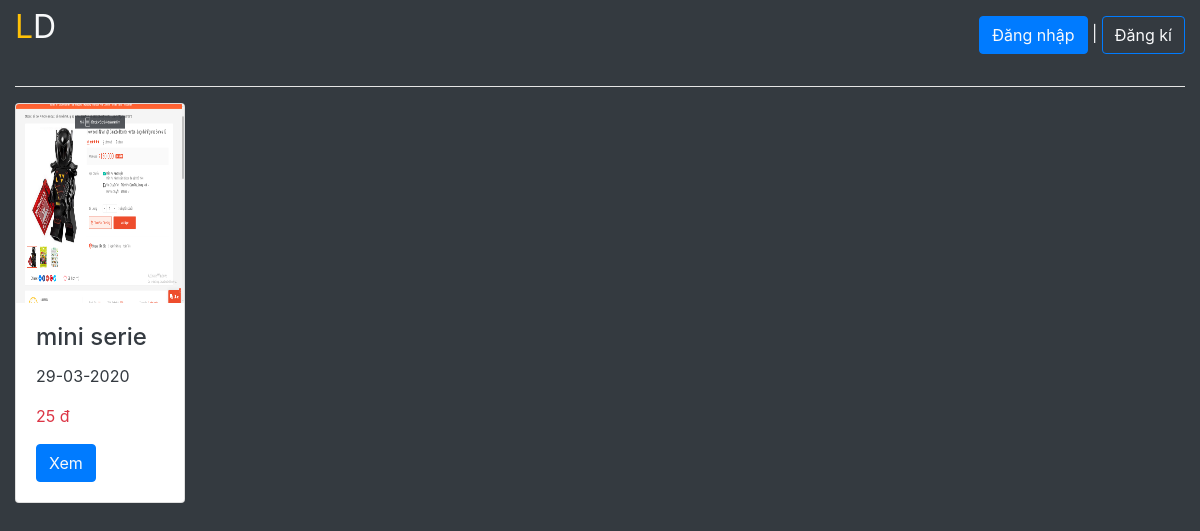
/1/, run on the app's committed database.
### data/models.py (models this page shows, shortened)
class Post(models.Model) :
    title = models.CharField(max_length=100)
    content = models.TextField()
    date = models.DateTimeField(auto_now_add=True)
    writer = models.CharField(max_length=100)
    category = models.CharField(max_length=50)
    price = models.IntegerField()
    images = models.ImageField(null=True)

### data/views.py (the view)
# urls.py: path('<int:id>/', views.Detail, name = 'detail')
def Detail(request, id) :
    DT = Post.objects.get(id = id)
    return render(request, 'datalist/detail.html', {"DT" : DT})

### data/templates/datalist/detail.html (shortened to what this page needs)
{% extends "pages/base.html" %}
{% load static %}
{% block content %}
<div class="row">
    <div class="col-sm-2">
        <div class="card-deck text-dark">
            <div class="card" style="width:200px; height: 400px;">
                <img class="card-img-top img-fluid h-50" src="{{DT.images.url}}">
                <div class="card-body">
                <h4 class="card-title">{{DT.title}}</h4>
                <p class="card-text">{{DT.date|date:"d-m-Y"}}</p>
                <p class="card-text text-danger">{{DT.price}} đ</p>
                <a href="@" class="btn btn-primary">Xem</a>
                </div>
            </div>
        </div>
    </div>
</div>
{% endblock %}

### data on the page
Post: images (picture), title "mini serie", date "29-03-2020", price "25"
